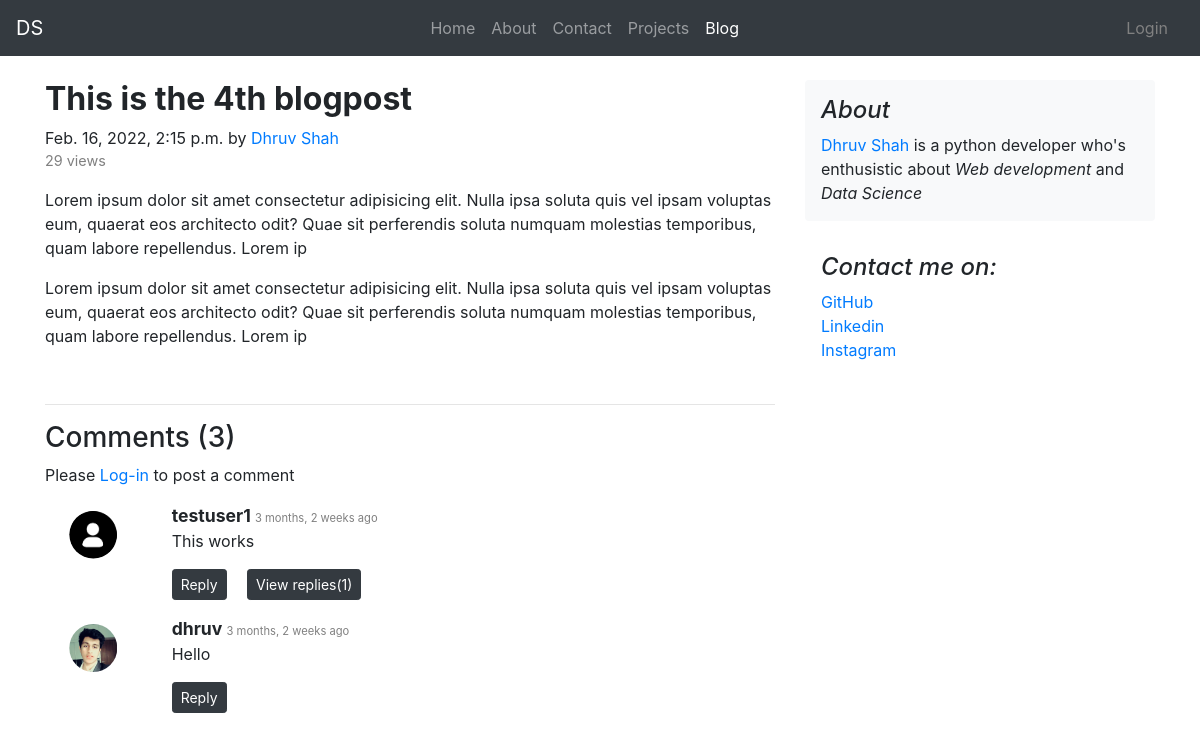
Screenshot of /blog/this-is-the-4th-blogpost with the database file from the repository.
### blog/models.py (models this page shows, shortened)
class Post(models.Model):
    sno = models.AutoField(primary_key=True)
    title = models.CharField(max_length=254)
    desc = models.TextField()
    content = models.TextField()
    upload_date = models.DateTimeField(auto_now_add=True)
    update_date = models.DateTimeField(auto_now=True)
    views = models.BigIntegerField(default=0)
    slug = models.SlugField(
        max_length=200, editable=True, null=True, blank=True)
    thumbnail = models.ImageField(upload_to="blog/images/")
    def save(self, *args, **kwargs):
        self.slug = slugify(self.title, allow_unicode=True)
        super(Post, self).save(*args, **kwargs)

class BlogComment(models.Model):
    sno = models.AutoField(primary_key=True)
    comment = models.TextField()
    user = models.ForeignKey(
        User, on_delete=models.CASCADE, related_name="user_comments")
    post = models.ForeignKey(
        Post, on_delete=models.CASCADE, related_name="blog_comments")
    parent = models.ForeignKey(
        'self', on_delete=models.CASCADE, null=True, related_name="replies")
    timestamp = models.DateTimeField(auto_now_add=True)

### home/models.py (models this page shows, shortened)
class Profile(models.Model):
    user = models.OneToOneField(User, on_delete=models.CASCADE)
    profile_picture = models.ImageField(
        upload_to=upload_location, default='users/defaults/profile_pic.png')

### blog/views.py (the view)
# urls.py: path('<str:slug>', views.blogPost, name="blogPost"),
def blogPost(request, slug):
    post = Post.objects.filter(slug=slug).first()
    post.views += 1
    post.save()
    context = {'post': post}
    send_message(request)
    return render(request, "blog/blogpost.html", context)

### blog/templatetags/custom_tags.py (called while the page is built)
@register.filter(name='not_reply')
def not_reply(comment):
    return comment.filter(parent=None)

### home/extra_functions/send_message.py (called while the page is built)
def send_message(request):
    if ('message' in request.session):
        message = request.session['message']
        messages.add_message(
            request, messages.INFO, message['message_text'], extra_tags=message['extra_tags'])
        del request.session['message']

### templates/blog/blogpost.html (shortened to what this page needs)
{% extends 'base.html' %}
{% block blogactive %}active{% endblock blogactive %}
{% block body %}
{% load static %}
{% load humanize %}
{% load custom_tags %}
<div class="container mt-4">
    <div class="row">
        <div class="col-md-8 blog-main">
            <div class="blog-post">
                <h2 class="blog-post-title"><b>{{post.title}}</b></h2>
                <p style="margin-bottom:0;" class="blog-post-meta">{{post.upload_date}} by
                    <a href="#"> Dhruv Shah </a>
                </p>
                <p style="font-size:0.9rem; color:grey;"> {{post.views}} views </p>
                <p>{{post.desc|safe}}</p>
                <p>{{post.content|safe}}</p>
            </div>
            <br>
            <hr>
            <h3> Comments ({{post.blog_comments.all.count}}) </h3>
            {% if user.is_authenticated %}
                <form action="/blog/postcomment" method="post"> {% csrf_token %}
                    <input type="hidden" name="post_sno" value="{{post.sno}}">
                    <input type="hidden" name="comment_sno" value="">
                    <div class="form-group">
                        <label for="comment"> Add a comment </label>
                        <input type="text" class="form-control" id="comment_input" name="comment_input"
                            placeholder="Write a comment.." required>
                    </div>
                    <button type="submit" class="btn btn-dark" id="post_comment_button"> Post </button>
            {% else %}
                <p>Please <a data-toggle="modal" data-target="#login_modal" name="login_link" id="login_link"
                        data-dismiss="modal" aria-label="Close" class="extended-link"> Log-in</a> to post a comment </p>
            {% endif %}
            {% if not post.blog_comments.all %}
                <br>
                <h4> No comments yet. Be the first to comment. </h4>
            {% else %}
                {% for comment in post.blog_comments.all|not_reply %}
                    <div class="row my-3">
                        <div class="col-md-2 mt-2 d-flex justify-content-center">
                            <img src="/media/{{comment.user.profile.profile_picture}}"
                                style="height:3rem;clip-path: fill-box circle();">
                        </div>
                        <div class="col-md-10">
                            <b style="font-size:1.1rem;"> {{comment.user.username}} </b>
                            <span style="font-size:0.7rem; color:grey; margin:0;"> {{comment.timestamp|naturaltime}} </span>
                            <p> {{comment.comment}} </p>
                            <div class="reply">
                                {% if user.is_authenticated %}
                                <a class="btn btn-sm btn-dark mr-2" data-toggle="collapse" href="#reply_form_box{{comment.sno}}"
                                    role="button" aria-expanded="false" aria-controls="reply_form_box{{comment.sno}}">
                                    Reply
                                </a>
                                {% else %}
                                <a class="btn btn-sm btn-dark mr-2"  data-toggle="modal" data-target="#login_modal" name="login_link" id="login_link" data-dismiss="modal" aria-label="Close">
                                    Reply
                                </a>
                                {% endif %}
                                {% if comment.replies.all %}
                                <a class="btn btn-sm btn-dark mx-2" data-toggle="collapse" href="#replybox{{comment.sno}}"
                                    role="button" aria-expanded="false" aria-controls="replybox{{comment.sno}}">
                                    View replies({{comment.replies.all.count}})
                                </a>
                                {% endif %}
                            </div>
                        </div>
                    </div>
                {% endfor %}
            {% endif %}
        </div>
    <aside class="col-md-4 blog-sidebar">
        <div class="p-3 mb-3 bg-light rounded">
            <h4 class="font-italic">About</h4>
            <p class="mb-0"> <a href='/#Dhruv'>Dhruv Shah</a> is a python
                developer who's enthusistic about <em> Web development </em> and <em> Data Science </em> </p>
        </div>
        <div class="p-3">
            <h4 class="font-italic"> Contact me on: </h4>
            <ol class="list-unstyled">
                <li>
                    <a href="https://github.com/dhruv9449">GitHub</a>
                </li>
                <li>
                    <a href="https://www.linkedin.com/in/dhruvshah9449/">Linkedin</a>
                </li>
                <li>
                    <a href="https://www.instagram.com/dhruv9449/">Instagram</a>
                </li>
            </ol>
        </div>
    </aside>
</div>
</div>
{% endblock body %}

### rows the page displays
Post: title "This is the 4th blogpost", upload_date "Feb. 16, 2022, 2:15 p.m.", views "29", desc "Lorem ipsum dolor sit amet consectetur adipisicing elit. Nulla ipsa soluta quis vel ipsam voluptas eum, quaerat eos architecto odit? Quae sit perferendis soluta numquam molestias temporibus, quam labore repellendus. Lorem ip", content "Lorem ipsum dolor sit amet consectetur adipisicing elit. Nulla ipsa soluta quis vel ipsam voluptas eum, quaerat eos architecto odit? Quae sit perferendis soluta numquam molestias temporibus, quam labore repellendus. Lorem ip", blog_comments.all.count "3"
BlogComment: user.profile.profile_picture (picture), user.username "testuser1", timestamp "3 months, 2 weeks ago", comment "This works", replies.all.count "1"
BlogComment: user.profile.profile_picture (picture), user.username "dhruv", timestamp "3 months, 2 weeks ago", comment "Hello"
